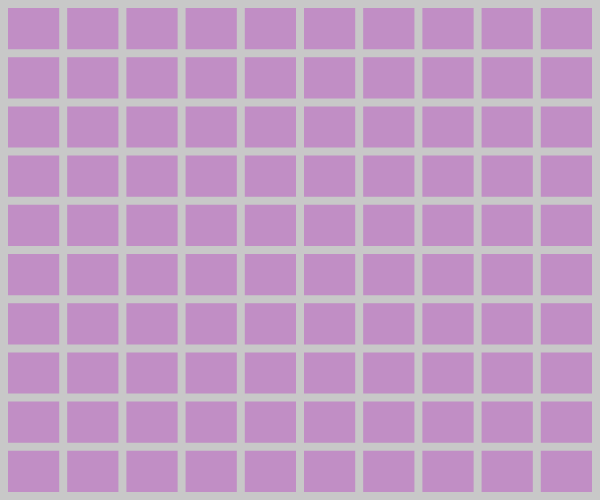
Frame 1 (no input)
Frame 60 (no input): identical to frame 1, image omitted
Frame 120 (the mouse pressed at the canvas centre since frame 60): identical to frame 1, image omitted

The p5.js sketch that drew this single still picture (run headless with seeded random() and noise() and a simulated clock; from frame 60 on, the mouse is pressed at the canvas centre):

// p5.js sketch
// ── sketch.js
/* AUOMATICALLY GENERATED GRID  
   1. Can you create a grid of circles? 
   2. Can you create a grid of squares and circles?
   3. Can you adjust the rows and cols? 
   4. Can you shift sWidth and sHeight variables
      into the draw functioin and dynamically change 
      them obver time?  
*/

// Initialise variables - available to every function
let width = 600;  // Width of the canvas
let height = 500; // Height of the canvas
let row = 10;     // Number of shapes in a row
let col = 10;     // Number of shapes in a col
let pad = 8;      // Padding between shapes 
let sWidth = ((width-pad)-(pad*row))/10; // Calc height of shapes
let sHeight = ((height-pad)-(pad*col))/10; // Calc height of shapes
let rgb;          // Initialise rgb array

function setup() {
    createCanvas(width, height); // canvas width/height
    rgba = [random(255), random(255), random(255), 100]; 
    rectMode(CENTER); // Rectangle coords from the center
    noStroke();
}

function draw(){
  // Create a grey background and rbg fill
  background(200); 
  
  // Loop through Y values
  for(let i=0; i<col; i++){
    let y = pad + (sHeight/2) + (sHeight*i) + (i*pad); 
    
    // Loop through X values
    for(let ii=0; ii<row; ii++){
      let x = pad + (sWidth/2) + (sWidth*ii) + (ii*pad); 
      fill(rgba); 
      rect(x, y, sWidth, sHeight);  
      //fill(rgba); 
      //ellipse(x, y, sWidth, sHeight);  
    }

  } 

}
